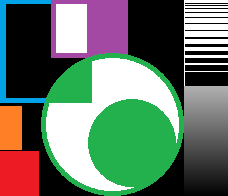
#> input picture sheet3/img/geometric_shapes.png, 228 x 196 px
$ python image_filtering.py
#> lines starting #> are read from the running program, lines starting #| are printed output that depends on the picture
### sheet3/utils.py
import cv2
import matplotlib.pyplot as plt
import numpy as np


def showImage(img, show_window_now=True):
    img, color_img = convertColorImagesBGR2RGB(img)
    plt_img = plt.imshow(img, interpolation='antialiased', cmap=None if color_img else 'gray')
    plt.axis('off')
    if show_window_now:
        plt.tight_layout()
        plt.show()
    return plt_img


def showImages(imgs, num_cols=None, show_window_now=True, transpose=False, spacing=(.05,) * 2, padding=(.01,) * 4):
    """
    imgs:
        [image|('caption', image)|None, ...]
        list of images
    num_cols:
        int | None
    transpose:
        True | False
        flip rows and columns
    show_window_now:
        True | False
    spacing:
        (int, int)
        horizontal and vertical spacing between images
    padding:
        (int, int, int, int)
        left, bottom, right, top paddding
    """
    plt_imgs = []
    i = 0
    for img in imgs:
        i = i + 1
        if img is not None:
            if num_cols is None:
                if transpose:
                    plt.subplot(len(imgs), 1, i)
                else:
                    plt.subplot(1, len(imgs), i)
            else:
                num_rows = (len(imgs) - 1) // num_cols + 1
                row = (i - 1) // num_cols
                col = (i - 1) % num_cols
                if transpose:
                    plt.subplot2grid((num_cols, num_rows), (col, row))
                else:
                    plt.subplot2grid((num_rows, num_cols), (row, col))
            if type(img) is tuple:
                plt.gca().set_title(img[0])
                plt_imgs.append(showImage(img[1], False))
            else:
                plt_imgs.append(showImage(img, False))
    plt.subplots_adjust(left=padding[0], bottom=padding[1], right=1 - padding[2], top=1 - padding[3], wspace=spacing[0],
                        hspace=spacing[1])
    if show_window_now:
        plt.tight_layout()
        plt.show()
    return plt_imgs


def convertColorImagesBGR2RGB(img):
    is_color_img = len(img.shape) == 3 and img.shape[2] == 3
    if is_color_img:
        img_rgb = cv2.cvtColor(img, cv2.COLOR_BGR2RGB)
        return img_rgb, True
    return img, False


def from0_1to0_255asUint8(float_img):
    img = float_img * 255
    return asUint8(img)


# [4 lines left out: function clip0_255asUint8, not called in this run]


def asUint8(float_img):
    return float_img.astype(np.uint8)


def PLACEHOLDER(img):
    return np.zeros(img.shape, np.uint8)

### sheet3/image_filtering.py
import numpy as np
import cv2
import matplotlib.pyplot as plt
from matplotlib.widgets import Slider
from skimage.util import random_noise

from utils import *


#
# Task 1
#


# TODO: Implement the the following filter functions such that each implements the respective image filter. They
#  shall not modify the input image, but return a filtered copy. Implement at least one of them without using an
#  existing filter function, e.g. do not use the corresponding OpenCV functions `cv2._____Blur(..)`.

def filter_box(img, ksize=5):
    # TODO: Implement the Box filter.
    return PLACEHOLDER(img)
    #
    # ???
    #


def filter_sinc(img, mask_circle_diameter=.4):
    # TODO: Implement the Sinc filter using DFT.
    return PLACEHOLDER(img)
    #
    # ???
    #


def filter_gauss(img, ksize=5):
    # TODO: Implement the Gaussian filter.
    return PLACEHOLDER(img)
    #
    # ???
    #


def filter_median(img, ksize=5):
    # TODO: Implement the Median filter.
    return PLACEHOLDER(img)
    #
    # ???
    #


#
# (Task 2)
#

# def filter_XYZ(img):
#     ...


def applyFilter(filter, img):
    return globals()["filter_" + filter](img)


img1 = cv2.imread("img/geometric_shapes.png")
#> img1 is the input picture: shape (196, 228, 3); mean B, G, R 102.1, 117.3, 100.8

# Simulate image noise
noise_types = ["gaussian", "poisson", "s&p"]
imgs_noise = [from0_1to0_255asUint8(random_noise(img1, mode=n)) for n in noise_types]
#> in from0_1to0_255asUint8, `img = float_img * 255`:
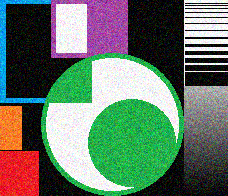
#> img: shape (196, 228, 3) float64; mean of channels 0, 1, 2 103.1, 118.3, 101.8; drawn as B, G, R
#> in from0_1to0_255asUint8 (call 2), `img = float_img * 255`:
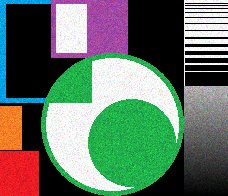
#> img: shape (196, 228, 3) float64; mean of channels 0, 1, 2 100, 115.2, 98.4; drawn as B, G, R
#> in from0_1to0_255asUint8 (call 3), `img = float_img * 255`:
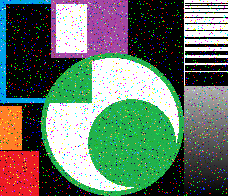
#> img: shape (196, 228, 3) float64; mean of channels 0, 1, 2 103.3, 117.8, 102; drawn as B, G, R
#> imgs_noise = 3 items

imgs = [("original", img1)] + [(noise + " noise", img) for noise, img in zip(noise_types, imgs_noise)]
#> imgs = 4 items
plt.figure(figsize=(10, 3))
showImages(imgs)
#> the loop in showImages, `for img in imgs:` made 4 passes
#> after the loop in showImages, `for img in imgs:`: i = 4; plt_imgs = 4 items
#> in showImages, `plt.show()`:
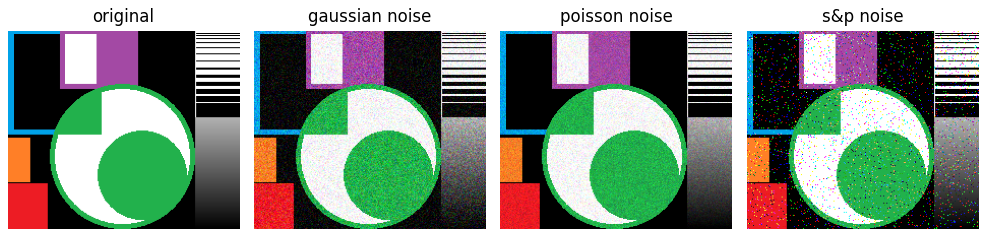
#> figure drawn by matplotlib, 4 panels

# Filter noise images
filter_types = ["box", "sinc", "gauss", "median"]  # , "XYZ"] # (Task 2)
imgs_noise_filtered = [(f, [(noise, applyFilter(f, img)) for noise, img in imgs]) for f in filter_types]
#> in filter_box, `return PLACEHOLDER(img)`: returned value: shape (196, 228, 3); every value is 0
#> imgs_noise_filtered = 4 items

imgs = imgs + [(f + " filter" if noise == "original" else "", img) for f, imgs_noise in imgs_noise_filtered for
               noise, img in imgs_noise]
#> imgs = 20 items
plt.figure(figsize=(15, 8))
showImages(imgs, 4, transpose=True)
#> call 2 of showImages, with num_cols = 4, show_window_now = True, transpose = True, spacing = (0.05, 0.05), padding = (0.01, 0.01, 0.01, 0.01)
#> the loop in showImages (call 2), `for img in imgs:` made 20 passes
#> (row, col) on passes 1 to 12: (0, 0), (0, 1), (0, 2), (0, 3), (1, 0), (1, 1), (1, 2), (1, 3), (2, 0), (2, 1), (2, 2), (2, 3)
#> after the loop in showImages (call 2), `for img in imgs:`: i = 20; plt_imgs = 20 items
#> in showImages (call 2), `plt.show()`:
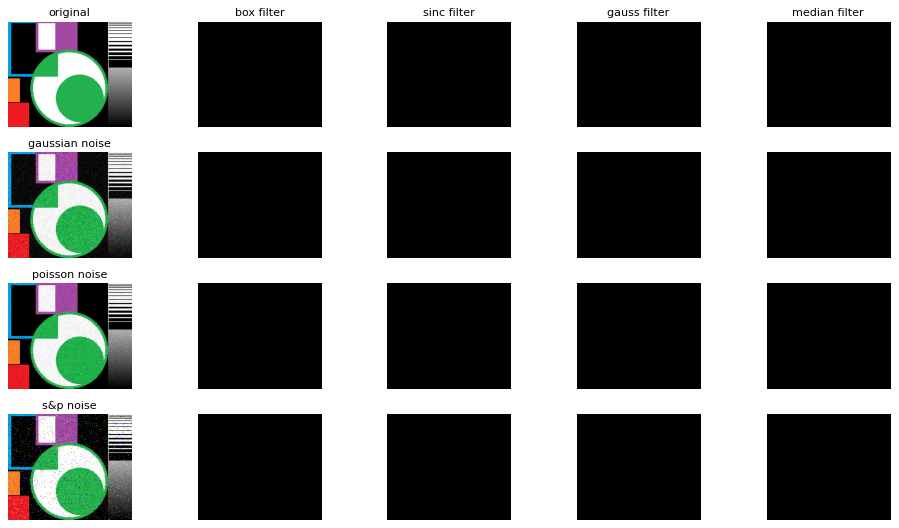
#> figure drawn by matplotlib, 20 panels


#
# Task 3
#


# TODO: Simulate a picture captured in low light without noise.
#  Reduce the brightness of `img` about the provided darkening `factor`.
#  The data type of the returned image shall be the same as that of the input image.
#  Example (factor = 3): three times darker, i.e. a third of the original intensity.
def reduceBrightness(img, factor):
    return PLACEHOLDER(img)
    #
    # ???
    #


# TODO: "Restore" the brightness of a picture captured in low light, ignoring potential noise.
#  Apply the inverse operation to `reduceBrightness(..)`.
def restoreBrightness(img, factor):
    return PLACEHOLDER(img)
    #
    # ???
    #


img2 = cv2.imread("img/couch.jpg")
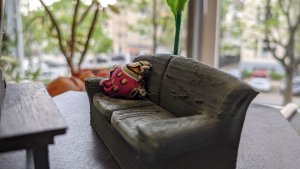
#> input picture sheet3/img/couch.jpg, 300 x 169 px
#> img2 is the input picture: shape (169, 300, 3); mean B, G, R 117.5, 126, 130.1
imgs = [("Original", img2)]

# Reduce image brightness
darkening_factor = 3
img_dark = reduceBrightness(img2, darkening_factor)
#> in reduceBrightness, `return PLACEHOLDER(img)`: returned value: shape (169, 300, 3); every value is 0

# Restore image brightness
img_restored = restoreBrightness(img_dark, darkening_factor)

imgs = imgs + [("Low light", img_dark), ("Low light restored", img_restored)]
#> imgs = 3 items

# Simulate multiple pictures captured in low light with noise.
num_dark_noise_imgs = 10
imgs_dark_noise = [from0_1to0_255asUint8(random_noise(img_dark, mode="poisson")) for _ in range(num_dark_noise_imgs)]
#> in from0_1to0_255asUint8 (call 4), `img = float_img * 255`: img: shape (169, 300, 3) float64; every value is 0
#> imgs_dark_noise = 10 items

# TODO: Now try to "restore" a picture captured in low light with noise (`img_dark_noise`) using the same function as for the picture without noise.
img_dark_noise = imgs_dark_noise[0]
img_noise_restored_simple = PLACEHOLDER(img_dark_noise)
#
# ???
#

imgs = imgs + [None, ("Low light with noise", img_dark_noise),
               ("Low light with noise restored", img_noise_restored_simple)]
#> imgs = 6 items

# TODO: Explain with your own words why the "restored" picture shows that much noise, i.e. why the intensity of the noise in low light images is typically so high compared to the image signal.
'''

________________________________________________________________________________
'''

# TODO: Restore a picture from all the low light pictures with noise (`imgs_dark_noise`) by computing the "average image" of them.
#  Adjust the resulting brightness to the original image (using the `darkening_factor` and `num_dark_noise_imgs`).
img_noise_stack_restored = PLACEHOLDER(imgs_dark_noise[0])
#
# ???
#


imgs = imgs + [("Low light with noise 1 ...", imgs_dark_noise[0]),
               ("... Low light with noise " + str(num_dark_noise_imgs), imgs_dark_noise[-1]),
               ("Low light stack with noise restored", img_noise_stack_restored)]
#> imgs = 9 items
plt.figure(figsize=(15, 8))
showImages(imgs, 3)


#
# Task 4
#


def filter_sobel(img, ksize=3):
    # TODO: Implement a sobel filter (x/horizontal + y/vertical) for the provided `img` with kernel size `ksize`.
    #  The values of the final (combined) image shall be normalized to the range [0, 1].
    #  Return the final result along with the two intermediate images.
    kernel_x = np.ones((ksize, ksize), dtype=np.uint8)
    kernel_y = np.ones_like(kernel_x)
    sobel_x = PLACEHOLDER(img)
    sobel_y = PLACEHOLDER(img)
    sobel = PLACEHOLDER(img)
    #
    # ???
    #
    return sobel, sobel_x, sobel_y


def applyThreshold(img, threshold):
    # TODO: Return an image whose values are 1 where the `img` values are > `threshold` and 0 otherwise.
    return PLACEHOLDER(img)
    #
    # ???
    #


def applyMask(img, mask):
    # TODO: Apply white color to the masked pixels, i.e. return an image whose values are 1 where `mask` values are 1 and unchanged otherwise.
    #  (All mask values can be assumed to be either 0 or 1)
    return PLACEHOLDER(img)
    #
    # ???
    #


img3 = img2
imgs3 = [('Noise', img_noise_restored_simple),
         ('Gauss filter', filter_gauss(img_noise_restored_simple, 3)),
         ('Image stack + Gauss filter', filter_gauss(img_noise_stack_restored, 3))]

initial_threshold = .25
imgs3_gray = [cv2.cvtColor(img, cv2.COLOR_BGR2GRAY) for _, img in imgs3]
#> imgs3_gray = 3 items
imgs_sobel = [filter_sobel(img_gray) for img_gray in imgs3_gray]
#> in filter_sobel, `sobel_x = PLACEHOLDER(img)`: sobel_x: shape (169, 300); every value is 0
#> imgs_sobel = 3 items
imgs_thresh = [applyThreshold(img_sobel, initial_threshold) for img_sobel, _, _ in imgs_sobel]
#> imgs_thresh = 3 items
imgs_masked = [applyMask(img3, img_thresh) for img_thresh in imgs_thresh]
#> imgs_masked = 3 items


def header(label, imgs, i, j=None):
    if i == 0:
        return label, (imgs[i] if j is None else imgs[i][j])
    return imgs[i] if j is None else imgs[i][j]


imgs = [[imgs3[i], header('Sobel X', imgs_sobel, i, 0),
         header('Sobel Y', imgs_sobel, i, 1),
         header('Sobel', imgs_sobel, i, 2),
         header('Edge mask', imgs_thresh, i),
         header('Stylized image', imgs_masked, i)] for i in range(len(imgs3))]
#> imgs = 3 items
imgs = [label_and_image for img_list in imgs for label_and_image in img_list]
#> imgs = 18 items

plt.figure(figsize=(17, 7))
plt_imgs = showImages(imgs, 6, False, padding=(.05, .15, .05, .05))
#> plt_imgs = 18 items


def updateImg(threshold):
    imgs_thresh = [applyThreshold(img_sobel, threshold) for img_sobel, _, _ in imgs_sobel]
    imgs_masked = [applyMask(img3, img_thresh) for img_thresh in imgs_thresh]
    imgs_masked = [convertColorImagesBGR2RGB(img_masked)[0] for img_masked in imgs_masked]
    for i in range(len(imgs3)):
        cols = len(imgs) // len(imgs3)
        plt_imgs[i * cols + 4].set_data(imgs_thresh[i])
        plt_imgs[i * cols + 5].set_data(imgs_masked[i])


ax_threshold = plt.axes([.67, .05, .27, .06])
slider_threshold = Slider(ax=ax_threshold, label='Threshold', valmin=0, valmax=1, valinit=initial_threshold,
                          valstep=.01)
slider_threshold.on_changed(updateImg)

plt.show()
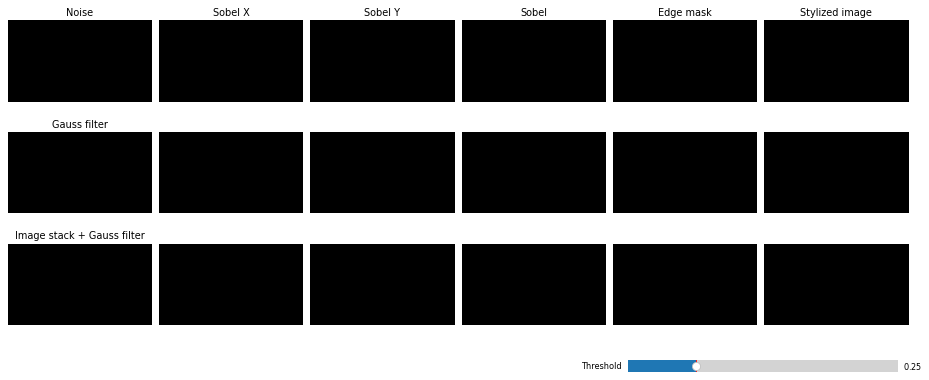
#> figure drawn by matplotlib, 19 panels
